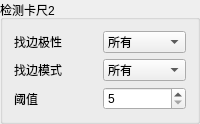
         <widget class="QGroupBox" name="groupBox_9">
          <property name="title">
           <string>检测卡尺2</string>
          </property>
          <layout class="QGridLayout" name="gridLayout_13">
           <item row="0" column="0">
            <widget class="QLabel" name="label_61">
             <property name="text">
              <string>找边极性</string>
             </property>
            </widget>
           </item>
           <item row="0" column="1">
            <widget class="QComboBox" name="comboBox_caliper2_transition">
             <item>
              <property name="text">
               <string>所有</string>
              </property>
             </item>
             <item>
              <property name="text">
               <string>黑到白</string>
              </property>
             </item>
             <item>
              <property name="text">
               <string>白到黑</string>
              </property>
             </item>
            </widget>
           </item>
           <item row="1" column="0">
            <widget class="QLabel" name="label_62">
             <property name="text">
              <string>找边模式</string>
             </property>
            </widget>
           </item>
           <item row="1" column="1">
            <widget class="QComboBox" name="comboBox_caliper2_select">
             <item>
              <property name="text">
               <string>所有</string>
              </property>
             </item>
             <item>
              <property name="text">
               <string>第一边</string>
              </property>
             </item>
             <item>
              <property name="text">
               <string>最后一边</string>
              </property>
             </item>
            </widget>
           </item>
           <item row="2" column="0">
            <widget class="QLabel" name="label_63">
             <property name="text">
              <string>阈值</string>
             </property>
            </widget>
           </item>
           <item row="2" column="1">
            <widget class="QSpinBox" name="spinBox_caliper2_thre">
             <property name="minimum">
              <number>5</number>
             </property>
             <property name="maximum">
              <number>60</number>
             </property>
            </widget>
           </item>
          </layout>
         </widget>
